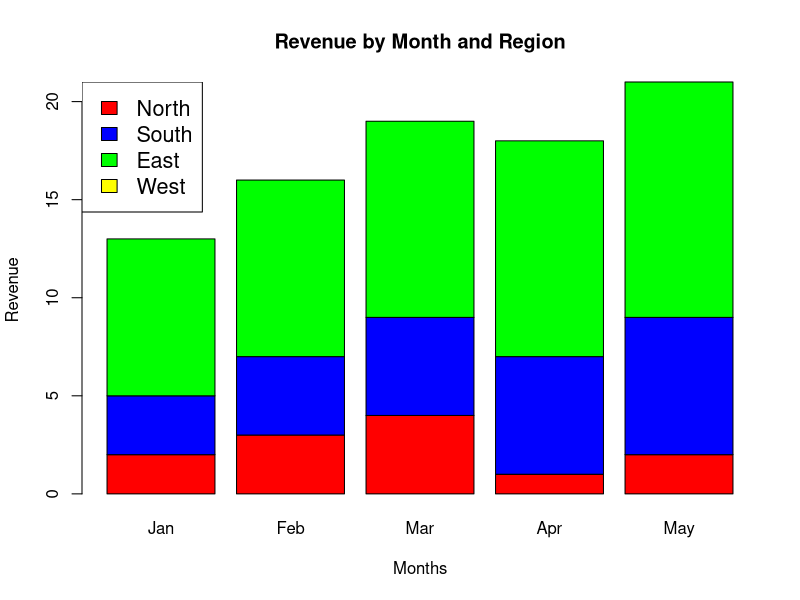

Source code (R):
#Group Bar Chart and Stacked Bar Chart
#Create the input vectors.
colors = c("red", "blue", "green", "yellow", "orange")
months <- c("Jan", "Feb", "Mar", "Apr", "May")
regions <- c("North", "South", "East", "West")

#Create the matrix of the values.
values <- matrix(c(2, 3, 4, 1, 2, 3, 4, 5, 6, 7, 8, 9, 10, 11, 12), nrow = 3, ncol = 5, byrow = TRUE)

#Give the chart file a name.
png(file = "group_barplot.png")

#Create the bar chart.
barplot(values, xlab = "Months", ylab = "Revenue", main = "Revenue by Month and Region", col = colors, names.arg = months, legend = rownames(values))

#Add the legend to the chart.
legend("topleft", regions, cex = 1.3, fill = colors)

#Save the chart.
dev.off()
